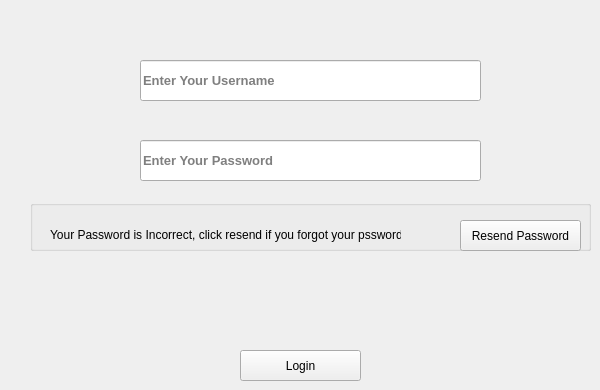
      <widget class="QWidget" name="tab_9">
       <attribute name="title">
        <string>Login</string>
       </attribute>
       <widget class="QLineEdit" name="lineEdit">
        <property name="geometry">
         <rect>
          <x>140</x>
          <y>60</y>
          <width>341</width>
          <height>41</height>
         </rect>
        </property>
        <property name="font">
         <font>
          <pointsize>10</pointsize>
          <weight>75</weight>
          <bold>true</bold>
         </font>
        </property>
        <property name="placeholderText">
         <string>Enter Your Username</string>
        </property>
       </widget>
       <widget class="QLineEdit" name="lineEdit_2">
        <property name="geometry">
         <rect>
          <x>140</x>
          <y>140</y>
          <width>341</width>
          <height>41</height>
         </rect>
        </property>
        <property name="font">
         <font>
          <pointsize>10</pointsize>
          <weight>75</weight>
          <bold>true</bold>
         </font>
        </property>
        <property name="echoMode">
         <enum>QLineEdit::Password</enum>
        </property>
        <property name="placeholderText">
         <string>Enter Your Password</string>
        </property>
       </widget>
       <widget class="QPushButton" name="pushButton_8">
        <property name="geometry">
         <rect>
          <x>240</x>
          <y>350</y>
          <width>121</width>
          <height>31</height>
         </rect>
        </property>
        <property name="text">
         <string>Login</string>
        </property>
       </widget>
       <widget class="QGroupBox" name="groupBox">
        <property name="geometry">
         <rect>
          <x>30</x>
          <y>200</y>
          <width>561</width>
          <height>51</height>
         </rect>
        </property>
        <property name="title">
         <string/>
        </property>
        <widget class="QLabel" name="label">
         <property name="geometry">
          <rect>
           <x>20</x>
           <y>19</y>
           <width>351</width>
           <height>31</height>
          </rect>
         </property>
         <property name="text">
          <string>Your Password is Incorrect, click resend if you forgot your pssword</string>
         </property>
        </widget>
        <widget class="QPushButton" name="pushButton_10">
         <property name="geometry">
          <rect>
           <x>430</x>
           <y>20</y>
           <width>121</width>
           <height>31</height>
          </rect>
         </property>
         <property name="text">
          <string>Resend Password</string>
         </property>
        </widget>
       </widget>
      </widget>
